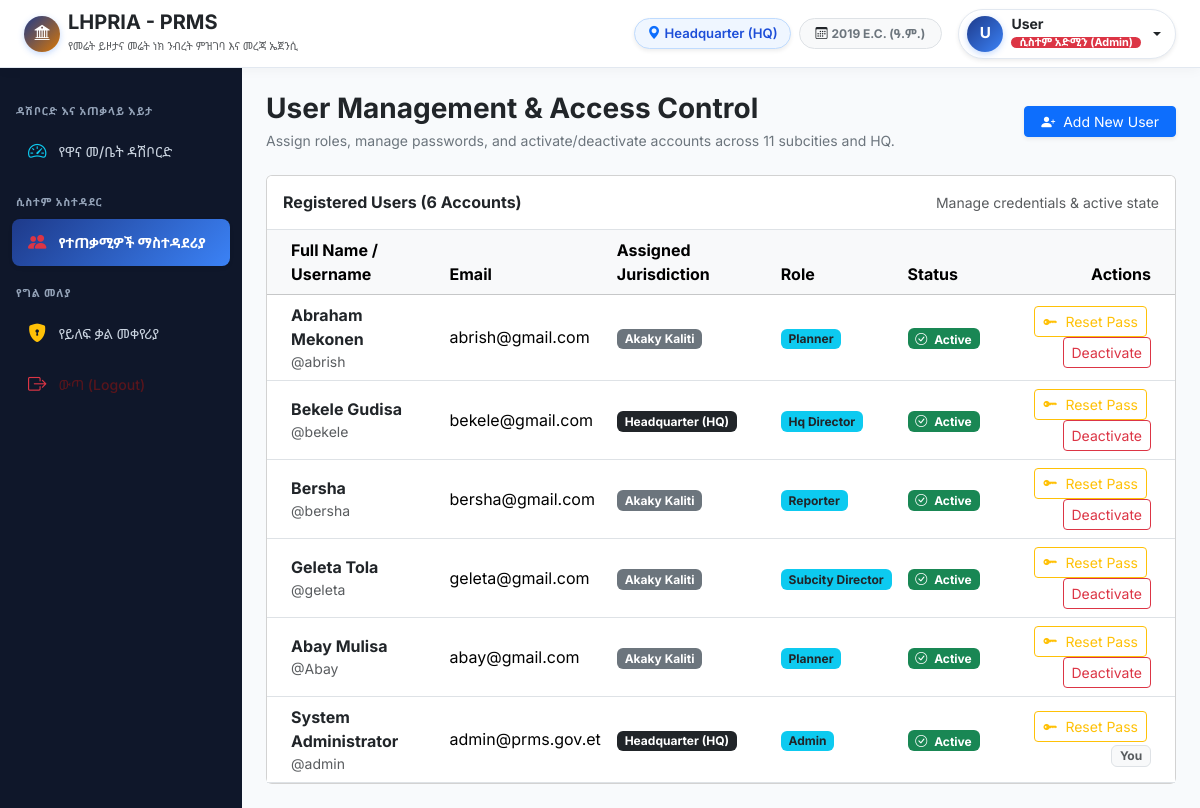
The page /admin/users.php (signed in) on the database its author committed.
### tables this page shows
CREATE TABLE `users` (
  `id` int(11) NOT NULL,
  `fullname` varchar(150) NOT NULL,
  `username` varchar(60) NOT NULL,
  `email` varchar(120) NOT NULL,
  `password` varchar(255) NOT NULL,
  `role` enum('admin','planner','subcity_director','reporter','hq_director') NOT NULL,
  `location_id` int(11) NOT NULL,
  `status` enum('active','inactive') DEFAULT 'active',
  `created_at` timestamp NOT NULL DEFAULT current_timestamp()
);

CREATE TABLE `locations` (
  `id` int(11) NOT NULL,
  `name` varchar(100) NOT NULL,
  `type` enum('HQ','SUBCITY') DEFAULT 'SUBCITY',
  `code` varchar(20) NOT NULL,
  `created_at` timestamp NOT NULL DEFAULT current_timestamp()
);

### config/db.php (called while the page is built, shortened)
<?php
function base_url($path = '')
{
    $uri = $_SERVER['REQUEST_URI'] ?? '';
    $script = $_SERVER['SCRIPT_NAME'] ?? '';
    return '/' . ltrim($path, '/');
}

### admin/users.php (the view, shortened to what this page needs)
<?php
require_once '../includes/auth_check.php';
$users = $pdo->query("
    SELECT u.*, l.name AS location_name, l.type AS location_type
    FROM users u
    JOIN locations l ON u.location_id = l.id
    ORDER BY u.created_at DESC
")->fetchAll();
require_once '../includes/header.php';
?>
<div class="d-flex justify-content-between align-items-center mb-4">
    <div>
        <h3 class="fw-bold text-dark mb-1">User Management & Access Control</h3>
        <p class="text-secondary small mb-0">Assign roles, manage passwords, and activate/deactivate accounts across 11 subcities and HQ.</p>
    </div>
    <button class="btn btn-primary btn-sm px-3 shadow-sm" data-bs-toggle="modal" data-bs-target="#addUserModal">
        <i class="bi bi-person-plus-fill me-1"></i> Add New User
    </button>
</div>
<div class="card card-custom">
    <div class="card-header bg-white py-3 border-bottom d-flex justify-content-between align-items-center">
        <h6 class="fw-bold mb-0 text-dark">Registered Users (<?= count($users) ?> Accounts)</h6>
        <span class="text-muted small">Manage credentials & active state</span>
    </div>
    <div class="card-body p-0">
        <div class="table-responsive">
            <table class="table table-hover align-middle mb-0">
                <thead class="table-light">
                    <tr>
                        <th class="ps-4">Full Name / Username</th>
                        <th>Email</th>
                        <th>Assigned Jurisdiction</th>
                        <th>Role</th>
                        <th>Status</th>
                        <th class="text-end pe-4">Actions</th>
                    </tr>
                </thead>
                <tbody>
                    <?php foreach ($users as $u): ?>
                        <tr>
                            <td class="ps-4">
                                <div class="fw-bold text-dark"><?= htmlspecialchars($u['fullname']) ?></div>
                                <div class="text-muted small">@<?= htmlspecialchars($u['username']) ?></div>
                            </td>
                            <td><?= htmlspecialchars($u['email']) ?></td>
                            <td>
                                <span class="badge <?= $u['location_type'] === 'HQ' ? 'bg-dark' : 'bg-secondary' ?>">
                                    <?= htmlspecialchars($u['location_name']) ?>
                                </span>
                            </td>
                            <td>
                                <span class="badge bg-info text-dark text-capitalize">
                                    <?= str_replace('_', ' ', $u['role']) ?>
                                </span>
                            </td>
                            <td>
                                <?php if ($u['status'] === 'active'): ?>
                                    <span class="badge bg-success"><i class="bi bi-check-circle me-1"></i> Active</span>
                                <?php else: ?>
                                    <span class="badge bg-danger"><i class="bi bi-slash-circle me-1"></i> Inactive</span>
                                <?php endif; ?>
                            </td>
                            <td class="text-end pe-4">
                                <button class="btn btn-sm btn-outline-warning me-1"
                                    onclick="openResetModal(<?= $u['id'] ?>, '<?= htmlspecialchars($u['username']) ?>', '<?= htmlspecialchars($u['fullname']) ?>')"
                                    title="Reset User Password">
                                    <i class="bi bi-key-fill me-1"></i> Reset Pass
                                </button>
                                <?php if ($u['id'] != $_SESSION['user_id']): ?>
                                    <a href="users.php?toggle_status=<?= $u['status'] === 'active' ? 'inactive' : 'active' ?>&user_id=<?= $u['id'] ?>"
                                        class="btn btn-sm <?= $u['status'] === 'active' ? 'btn-outline-danger' : 'btn-outline-success' ?>"
                                        onclick="return confirm('Change status for this user?')">
                                        <?= $u['status'] === 'active' ? 'Deactivate' : 'Activate' ?>
                                    </a>
                                <?php else: ?>
                                    <span class="badge bg-light text-muted border">You</span>
                                <?php endif; ?>
                            </td>
                        </tr>
                    <?php endforeach; ?>
                </tbody>
            </table>
        </div>
    </div>
</div>
<?php require_once '../includes/footer.php'; ?>

### includes/header.php (shortened to what this page needs)
<?php
require_once __DIR__ . '/../config/db.php';
$current_username = $_SESSION['username'] ?? 'User';
$current_role     = $_SESSION['role'] ?? 'guest';
$current_subcity = $_SESSION['location_name'] ?? '';
$role_meta = [
    'admin' => [
        'title' => 'ሲስተም አድሚን (Admin)',
        'badge' => 'bg-danger text-white',
        'icon'  => 'bi-shield-shaded'
    ],
    'hq_director' => [
        'title' => 'ዋና መ/ቤት ዳይሬክተር (HQ Director)',
        'badge' => 'bg-primary text-white',
        'icon'  => 'bi-building-check'
    ],
    'subcity_director' => [
        'title' => 'ክ/ከተማ ዳይሬክተር (Subcity Director)',
        'badge' => 'bg-success text-white',
        'icon'  => 'bi-person-check-fill'
    ],
    'planner' => [
        'title' => 'እቅድ አውጪ (Planner)',
        'badge' => 'bg-warning text-dark',
        'icon'  => 'bi-calendar-check'
    ],
    'reporter' => [
        'title' => 'ሪፖርተር (Reporter)',
        'badge' => 'bg-info text-dark',
        'icon'  => 'bi-file-earmark-bar-graph'
    ]
];
$my_role = $role_meta[$current_role] ?? ['title' => ucfirst($current_role), 'badge' => 'bg-secondary text-white', 'icon' => 'bi-person'];
$current_script = basename($_SERVER['PHP_SELF']);
function is_nav_active($pageName, $currentScript)
{
    return ($pageName === $currentScript) ? 'active shadow-sm' : '';
}
?>
<!DOCTYPE html>
<html lang="am">
<head>
    <link href="https://cdn.jsdelivr.net/npm/bootstrap@5.3.2/dist/css/bootstrap.min.css" rel="stylesheet">
    <link rel="stylesheet" href="https://cdn.jsdelivr.net/npm/bootstrap-icons@1.11.2/font/bootstrap-icons.min.css">
</head>
<body>
    <header class="app-topbar sticky-top d-flex align-items-center px-3 px-lg-4">
        <div class="d-flex align-items-center gap-3">
            <a href="<?= base_url() ?>" class="d-flex align-items-center gap-2 text-decoration-none">
                <div class="avatar-circle" style="background: linear-gradient(135deg, #1e3a8a, #d97706);">
                    <i class="bi bi-bank2"></i>
                </div>
                <div class="d-none d-sm-block">
                    <span class="fw-bold text-dark fs-5 tracking-tight d-block lh-1">LHPRIA - PRMS</span>
                    <span class="text-muted small" style="font-size: 0.68rem;">የመሬት ይዞታና መሬት ነክ ንብረት ምዝገባ እና መረጃ ኤጀንሲ</span>
                </div>
            </a>
        </div>
        <div class="ms-auto me-3 d-flex align-items-center gap-2">
            <div class="subcity-badge-pill d-none d-md-flex align-items-center gap-1 shadow-sm">
                <i class="bi bi-geo-alt-fill text-primary"></i>
                <span><?= htmlspecialchars($current_subcity) ?></span>
            </div>
            <div class="badge bg-light text-secondary border px-3 py-2 rounded-pill d-none d-sm-inline-block">
                <i class="bi bi-calendar3 text-dark me-1"></i>2019 E.C. (ዓ.ም.)
            </div>
        </div>
        <div class="dropdown">
            <button class="btn user-dropdown-btn d-flex align-items-center gap-2 shadow-sm dropdown-toggle text-dark" type="button" data-bs-toggle="dropdown" aria-expanded="false">
                <div class="avatar-circle">
                    <?= strtoupper(substr($current_username, 0, 1)) ?>
                </div>
                <div class="text-start d-none d-md-block" style="line-height: 1.2;">
                    <div class="fw-bold small text-dark"><?= htmlspecialchars($current_username) ?></div>
                    <span class="badge <?= $my_role['badge'] ?> px-2 py-0" style="font-size: 0.68rem;"><?= $my_role['title'] ?></span>
                </div>
            </button>
        </div>
    </header>
    <div class="d-flex">
        <aside class="app-sidebar py-3" id="appSidebar">
            <div class="sidebar-section-title">ዳሽቦርድ እና አጠቃላይ እይታ</div>
            <?php if (in_array($current_role, ['hq_director', 'admin'])): ?>
                <a href="<?= base_url('hq/dashboard.php') ?>" class="sidebar-link <?= is_nav_active('dashboard.php', $current_script) ?>">
                    <i class="bi bi-speedometer2 text-info"></i>
                    <span>የዋና መ/ቤት ዳሽቦርድ</span>
                </a>
            <?php endif; ?>
            <?php if ($current_role === 'admin'): ?>
                <div class="sidebar-section-title">ሲስተም አስተዳደር</div>
                <a href="<?= base_url('admin/users.php') ?>" class="sidebar-link <?= is_nav_active('users.php', $current_script) ?>">
                    <i class="bi bi-people-fill text-danger"></i>
                    <span>የተጠቃሚዎች ማስተዳደሪያ</span>
                </a>
            <?php endif; ?>
            <div class="sidebar-section-title">የግል መለያ</div>
            <a href="<?= base_url('change_password.php') ?>" class="sidebar-link <?= is_nav_active('change_password.php', $current_script) ?>">
                <i class="bi bi-shield-lock-fill text-warning"></i>
                <span>የይለፍ ቃል መቀየሪያ</span>
            </a>
            <a href="<?= base_url('logout.php') ?>" class="sidebar-link text-danger-emphasis">
                <i class="bi bi-box-arrow-right text-danger"></i>
                <span>ውጣ (Logout)</span>
            </a>
        </aside>
        <main class="flex-grow-1 p-3 p-md-4 overflow-auto" style="min-height: calc(100vh - 68px);">

### includes/footer.php (shortened to what this page needs)
</main>
</body>
</html>

### includes/header.php (style rules this page uses)
:root { --sidebar-width: 270px; --sidebar-bg: #0f172a; --sidebar-hover: #1e293b; --sidebar-active: #3b82f6; --brand-primary: #1e40af; --brand-gradient: linear-gradient(135deg, #1e3a8a 0%, #3b82f6 100%); }
body { font-family: 'Inter', 'Noto Sans Ethiopic', -apple-system, BlinkMacSystemFont, "Segoe UI", Roboto, sans-serif; background-color: #f8fafc; color: #334155; min-height: 100vh; }
.app-topbar { height: 68px; background: #ffffff; border-bottom: 1px solid #e2e8f0; box-shadow: 0 2px 12px rgba(15, 23, 42, 0.04); z-index: 1020; }
.app-sidebar { width: var(--sidebar-width); background: var(--sidebar-bg); min-height: calc(100vh - 68px); transition: all 0.3s cubic-bezier(0.4, 0, 0.2, 1); z-index: 1010; }
.sidebar-section-title { font-size: 0.68rem; text-transform: uppercase; letter-spacing: 0.08em; color: #94a3b8; font-weight: 700; margin: 1.2rem 1rem 0.5rem 1rem; }
.sidebar-link { display: flex; align-items: center; gap: 12px; padding: 10px 16px; margin: 3px 12px; border-radius: 8px; color: #cbd5e1; text-decoration: none; font-size: 0.88rem; font-weight: 500; transition: all 0.2s ease; }
.sidebar-link i { font-size: 1.15rem; transition: transform 0.2s ease; }
.sidebar-link.active { background: var(--brand-gradient); color: #ffffff; font-weight: 600; box-shadow: 0 4px 12px rgba(59, 130, 246, 0.35); }
.sidebar-link.active i { color: #ffffff; }
.user-dropdown-btn { border: 1px solid #e2e8f0; border-radius: 50px; padding: 6px 14px 6px 8px; background: #ffffff; transition: all 0.2s ease; }
.avatar-circle { width: 36px; height: 36px; border-radius: 50%; background: var(--brand-gradient); color: #ffffff; font-weight: 700; display: flex; align-items: center; justify-content: center; font-size: 0.95rem; box-shadow: 0 2px 6px rgba(59, 130, 246, 0.3); }
.subcity-badge-pill { background: #eff6ff; color: #1d4ed8; border: 1px solid #bfdbfe; border-radius: 50px; padding: 5px 12px; font-weight: 600; font-size: 0.82rem; }

### rows shown on the page
users: fullname "Abraham Mekonen", username "abrish", email "abrish@gmail.com", location.name "Akaky Kaliti", role "Planner", status "active" (drawn)
users: fullname "Bekele Gudisa", username "bekele", email "bekele@gmail.com", location.name "Headquarter (HQ)", role "Hq Director", status "active" (drawn)
users: fullname "Bersha", username "bersha", email "bersha@gmail.com", location.name "Akaky Kaliti", role "Reporter", status "active" (drawn)
users: fullname "Geleta Tola", username "geleta", email "geleta@gmail.com", location.name "Akaky Kaliti", role "Subcity Director", status "active" (drawn)
users: fullname "Abay Mulisa", username "Abay", email "abay@gmail.com", location.name "Akaky Kaliti", role "Planner", status "active" (drawn)
users: fullname "System Administrator", username "admin", email "admin@prms.gov.et", location.name "Headquarter (HQ)", role "Admin", status "active" (drawn), shows "You"

### other values the page prints
$current_subcity "Headquarter (HQ)"
substr($current_username, 0, 1) "U"
$current_username "User"
$my_role['title'] "ሲስተም አድሚን (Admin)"
count($users) "6"
